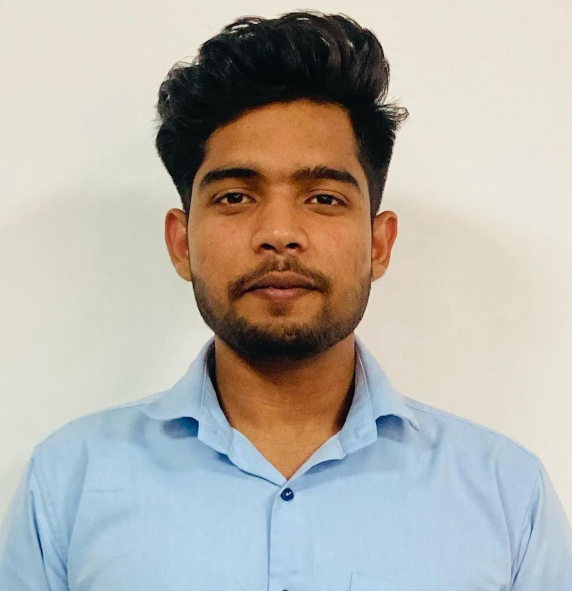
#> input picture assets/profile.jpg, 1143 x 1181 px, found by its file name (shown at 1/2 size)
$ python make_portrait.py assets/profile.jpg portrait.svg
#> lines starting #> are read from the running program, lines starting #| are printed output that depends on the picture
#!/usr/bin/env python3
"""Turn a photo into an ASCII portrait that types itself in, once.

Dev-only: needs pillow, numpy, opencv-python-headless, rembg, onnxruntime.
The committed artefact is portrait.svg -- CI never runs this.

    python3 scripts/make_portrait.py assets/profile.jpg portrait.svg
    python3 scripts/make_portrait.py in.jpg out.svg --crop 0.22,0.01,0.79,0.66 --gamma 1.55

--crop takes left,top,right,bottom as fractions of the source. Crop tight --
chin to just above the hair. ASCII draws with shadow and has 13 levels to do
it with, so a face filling 30% of the frame simply will not resolve.
"""
import argparse
import sys
from pathlib import Path

import cv2
import numpy as np
from PIL import Image

sys.path.insert(0, str(Path(__file__).resolve().parent))
import svgkit as k

# --- grid -------------------------------------------------------------------
COLS = 90                     # below ~88 the face muddies; above it the block dominates
FONT_SIZE = 12.9
CHAR_W = FONT_SIZE * k.ADVANCE          # 7.74
ASPECT = 0.48                           # monospace cells are ~2x taller than wide
LINE_H = CHAR_W / ASPECT                # 16.125

# light -> dark. The leading space clears the cut-out background to nothing.
RAMP = " .`:-=+*cs#%@"

# --- animation --------------------------------------------------------------
STAGGER = 0.09                # seconds between one row starting and the next
WIPE = 0.85                   # how long a single row takes to fill in
GAMMA = 1.7                   # the darkening curve: without it the face washes out
CLIP = 3.0                    # CLAHE clip limit: local contrast, per tile
TILES = 8                     # CLAHE tile grid

# chosen for assets/profile.jpg: hair line to just under the chin, ears in.
# Anything looser and the shirt fills half the grid with mid-tone noise that
# competes with the face for attention.
CROP = (0.23, 0.02, 0.76, 0.63)


def to_ascii(path: Path, crop=None, gamma=GAMMA, clip=CLIP, tiles=TILES) -> list[str]:
#> called with crop = (0.23, 0.02, 0.76, 0.63), gamma = 1.7, clip = 3, tiles = 8
    from rembg import new_session, remove

    src = Image.open(path).convert("RGBA")
    if crop:
        w, h = src.size
#> w = 1143; h = 1181
        l, t, r, b = crop
        src = src.crop((round(l * w), round(t * h), round(r * w), round(b * h)))
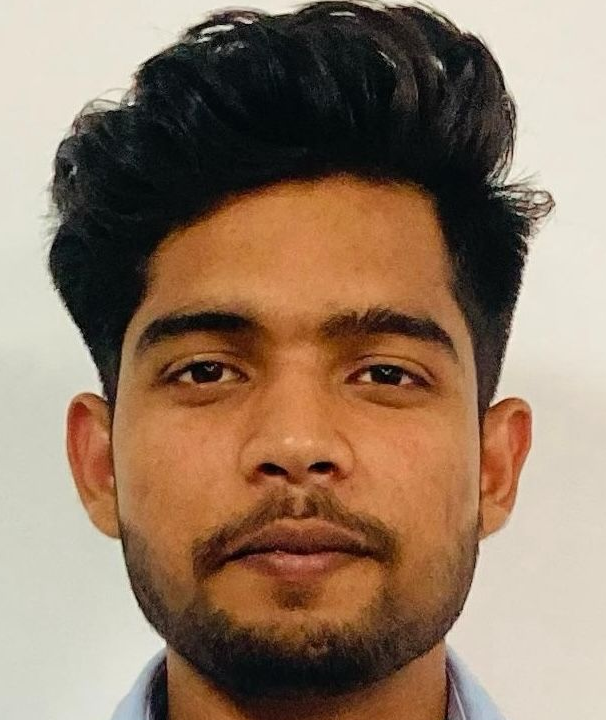
#> src: PIL image 606x720 RGBA; mean R, G, B, A 145.9, 120.7, 99.4, 255
    # u2net_human_seg: ~176 MB, trained on people, and far smaller than the
    # 1 GB model rembg now defaults to. Downloaded once, then cached.
    cut = remove(src, session=new_session("u2net_human_seg"))
    rgba = np.array(cut)
    alpha = rgba[:, :, 3]

    # composite on white so anything outside the subject lands on the blank
    # end of the ramp instead of filling with '@'
    rgb = rgba[:, :, :3].astype(np.float32)
    a = (alpha.astype(np.float32) / 255.0)[:, :, None]
    flat = (rgb * a + 255.0 * (1 - a)).astype(np.uint8)

    g = cv2.cvtColor(flat, cv2.COLOR_RGB2GRAY)
    g = cv2.bilateralFilter(g, 9, 75, 75)              # smooth skin, keep edges
    g = cv2.createCLAHE(clipLimit=clip, tileGridSize=(tiles, tiles)).apply(g)
    g = (np.power(g / 255.0, gamma) * 255.0).astype(np.uint8)

    h, w = g.shape
    rows = max(1, round(COLS * (h / w) * ASPECT))
    small = cv2.resize(g, (COLS, rows), interpolation=cv2.INTER_AREA)
    mask = cv2.resize(alpha, (COLS, rows), interpolation=cv2.INTER_AREA)
    small = np.where(mask < 40, 255, small)            # hard-clear the background

    idx = np.clip(((255 - small.astype(np.int32)) * (len(RAMP) - 1)) // 255,
                  0, len(RAMP) - 1)
    return ["".join(RAMP[i] for i in row) for row in idx]


# [42 lines left out: function build_svg, not called in this run]


def main():
    ap = argparse.ArgumentParser()
    ap.add_argument("src", nargs="?", default="assets/profile.jpg")
    ap.add_argument("dst", nargs="?", default="portrait.svg")
    ap.add_argument("--crop", default=",".join(str(c) for c in CROP),
                    help="left,top,right,bottom as fractions of the source")
    ap.add_argument("--gamma", type=float, default=GAMMA)
    ap.add_argument("--quiet", action="store_true")
    a = ap.parse_args()

    src, dst = Path(a.src), Path(a.dst)
    crop = tuple(float(x) for x in a.crop.split(",")) if a.crop else None
    print(f"crop {crop}  gamma {a.gamma}  clahe clip {CLIP} tiles {TILES}")
    lines = to_ascii(src, crop, a.gamma)
    k.write(dst, build_svg(lines))
    total = (len(lines) - 1) * STAGGER + WIPE
    print(f"{COLS} cols x {len(lines)} rows, types out in {total:.1f}s")
    if not a.quiet:
        print("\n".join(lines))


if __name__ == "__main__":
    main()
#> (the call stopped at in to_ascii, `cut = remove(src, session=new_session("u2net_human_seg"))`: rembg is not available in this run)
